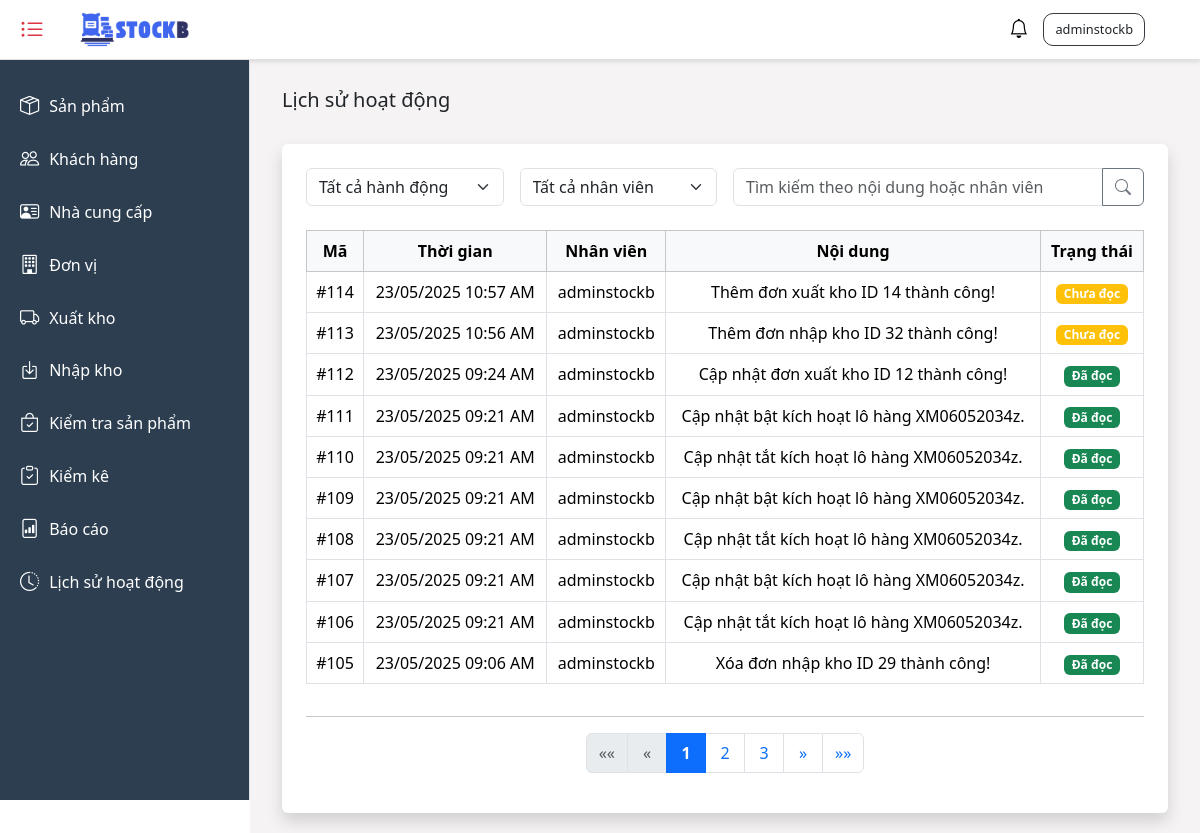
The page /activity-log/ (signed in) on the database as committed earlier.
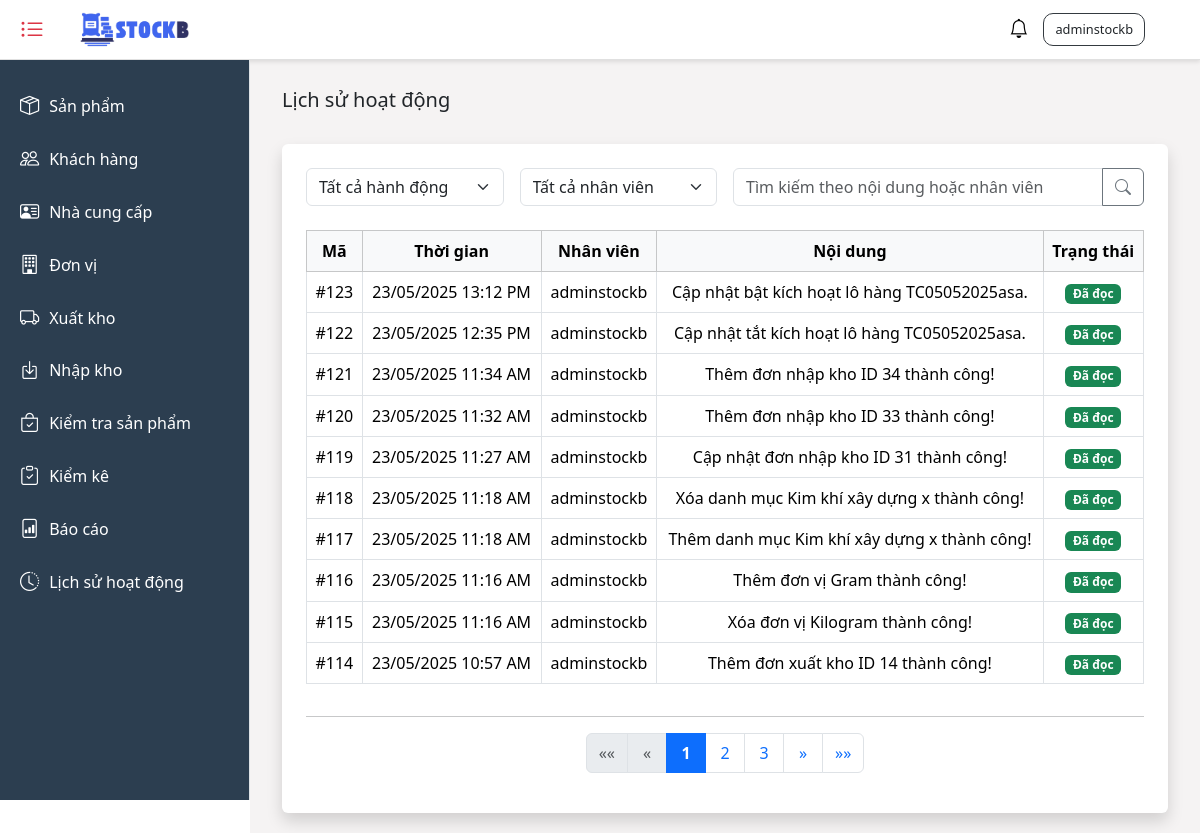
The same page on the database as committed later.
### stockb/models.py (models this page shows, shortened)
class Notification(models.Model):
    message = models.TextField()
    employee = models.ForeignKey(User, on_delete=models.SET_NULL, null="true")
    created_at = models.DateTimeField(default=timezone.now)
    is_read = models.BooleanField(default=False)
    class Meta:
        ordering = ['-created_at']

### stockb/views/notification_views.py (the view, shortened to what this page needs)
# urls.py: path('activity-log/', notification_views.activity_log_list, name='activity_log_list'),
@login_required
def activity_log_list(request):
    action_filter = request.GET.get('action_filter', 'all')
    employee_filter = request.GET.get('employee_filter', 'all')
    search_text = request.GET.get('search', '')
    logs = Notification.objects.all()
    if employee_filter != 'all':
        logs = logs.filter(employee_id=employee_filter)
    if search_text:
        logs = logs.filter(
            Q(message__icontains=search_text) |
            Q(employee__username__icontains=search_text)
        )
    employees = User.objects.filter(is_active=True).order_by('username')
    paginator = Paginator(logs, 10)
    page_number = request.GET.get('page')
    page_obj = paginator.get_page(page_number)
    context = {
        'title': 'Lịch sử hoạt động',
        'logs': page_obj,
        'action_filter': action_filter,
        'employee_filter': employee_filter,
        'search_text': search_text,
        'employees': employees,
    }
    return render(request, 'activity_log/activity_log.html', context)

### stockb/context_processors.py (called while the page is built)
def notifications(request):
    return {
        'notifications': Notification.objects.all()[:50]
    }

### stockb/templates/activity_log/activity_log.html (shortened to what this page needs)
{% extends 'base.html' %}
{% load humanize %}
{% block content %}
    <div class="d-flex justify-content-between align-items-center mb-4">
        <h5>Lịch sử hoạt động</h5>
    </div>
    <div class="container bg-white p-4 rounded shadow">
        <form method="GET" class="mb-4">
            <div class="row g-3">
                <div class="col-md-3">
                    <select name="action_filter" class="form-select" onchange="this.form.submit()">
                        <option value="all" {% if action_filter == 'all' %} selected {% endif %}>Tất cả hành động</option>
                    </select>
                </div>
                <div class="col-md-3">
                    <select name="employee_filter" class="form-select" onchange="this.form.submit()">
                        <option value="all" {% if employee_filter == "all" %}selected{% endif %}>Tất cả nhân viên</option>
                    </select>
                </div>
                <div class="col-md-6">
                    <div class="input-group">
                        <input type="text" name="search" class="form-control" placeholder="Tìm kiếm theo nội dung hoặc nhân viên" value="{{ search_text }}">
                        <button type="submit" class="btn btn-outline-secondary"><i class="bi bi-search"></i></button>
                    </div>
                </div>
            </div>
        </form>
        <div class="table-responsive">
            <table class="table table-bordered align-middle text-center">
                <thead class="table-light">
                    <tr>
                        <th scope="col">Mã</th>
                        <th scope="col">Thời gian</th>
                        <th scope="col">Nhân viên</th>
                        <th scope="col">Nội dung</th>
                        <th scope="col">Trạng thái</th>
                    </tr>
                </thead>
                <tbody>
                    {% for log in logs %}
                    <tr>
                        <td>#{{ log.id }}</td>
                        <td>{{ log.created_at|date:"d/m/Y H:i A" }}</td>
                        <td>{{ log.employee.username|default:"Hệ thống" }}</td>
                        <td>{{ log.message }}</td>
                        <td>
                            {% if log.is_read %}
                                <span class="badge bg-success">Đã đọc</span>
                            {% else %}
                                <span class="badge bg-warning">Chưa đọc</span>
                            {% endif %}
                        </td>
                    </tr>
                    {% empty %}
                    <tr>
                        <td colspan="5">Không có thông báo nào.</td>
                    </tr>
                    {% endfor %}
                </tbody>
            </table>
        </div>
      {% include 'Pagination/pagination.html' with page_obj=logs %}
    </div>
{% endblock %}

Rows that differ between the two databases and show on the page:
no longer on this page (row edited): Notification: id "113", created_at "23/05/2025 10:56 AM", employee.username "adminstockb", message "Thêm đơn nhập kho ID 32 thành công!", is_read "Chưa đọc"
no longer on this page (row unchanged): Notification: id "112", created_at "23/05/2025 09:24 AM", employee.username "adminstockb", message "Cập nhật đơn xuất kho ID 12 thành công!", is_read "Đã đọc"
no longer on this page (row unchanged): Notification: id "111", created_at "23/05/2025 09:21 AM", employee.username "adminstockb", message "Cập nhật bật kích hoạt lô hàng XM06052034z.", is_read "Đã đọc"
no longer on this page (row unchanged): Notification: id "110", created_at "23/05/2025 09:21 AM", employee.username "adminstockb", message "Cập nhật tắt kích hoạt lô hàng XM06052034z.", is_read "Đã đọc"
no longer on this page (row unchanged): Notification: id "109", created_at "23/05/2025 09:21 AM", employee.username "adminstockb", message "Cập nhật bật kích hoạt lô hàng XM06052034z.", is_read "Đã đọc"
no longer on this page (row unchanged): Notification: id "108", created_at "23/05/2025 09:21 AM", employee.username "adminstockb", message "Cập nhật tắt kích hoạt lô hàng XM06052034z.", is_read "Đã đọc"
no longer on this page (row unchanged): Notification: id "107", created_at "23/05/2025 09:21 AM", employee.username "adminstockb", message "Cập nhật bật kích hoạt lô hàng XM06052034z.", is_read "Đã đọc"
no longer on this page (row unchanged): Notification: id "106", created_at "23/05/2025 09:21 AM", employee.username "adminstockb", message "Cập nhật tắt kích hoạt lô hàng XM06052034z.", is_read "Đã đọc"
no longer on this page (row unchanged): Notification: id "105", created_at "23/05/2025 09:06 AM", employee.username "adminstockb", message "Xóa đơn nhập kho ID 29 thành công!", is_read "Đã đọc"
added Notification: id "123", created_at "23/05/2025 13:12 PM", employee.username "adminstockb", message "Cập nhật bật kích hoạt lô hàng TC05052025asa.", is_read "Đã đọc"
added Notification: id "122", created_at "23/05/2025 12:35 PM", employee.username "adminstockb", message "Cập nhật tắt kích hoạt lô hàng TC05052025asa.", is_read "Đã đọc"
added Notification: id "121", created_at "23/05/2025 11:34 AM", employee.username "adminstockb", message "Thêm đơn nhập kho ID 34 thành công!", is_read "Đã đọc"
added Notification: id "120", created_at "23/05/2025 11:32 AM", employee.username "adminstockb", message "Thêm đơn nhập kho ID 33 thành công!", is_read "Đã đọc"
added Notification: id "119", created_at "23/05/2025 11:27 AM", employee.username "adminstockb", message "Cập nhật đơn nhập kho ID 31 thành công!", is_read "Đã đọc"
added Notification: id "118", created_at "23/05/2025 11:18 AM", employee.username "adminstockb", message "Xóa danh mục Kim khí xây dựng x thành công!", is_read "Đã đọc"
added Notification: id "117", created_at "23/05/2025 11:18 AM", employee.username "adminstockb", message "Thêm danh mục Kim khí xây dựng x thành công!", is_read "Đã đọc"
added Notification: id "116", created_at "23/05/2025 11:16 AM", employee.username "adminstockb", message "Thêm đơn vị Gram thành công!", is_read "Đã đọc"
added Notification: id "115", created_at "23/05/2025 11:16 AM", employee.username "adminstockb", message "Xóa đơn vị Kilogram thành công!", is_read "Đã đọc"
changed Notification "23/05/2025 10:57 AM": is_read "Chưa đọc" → "Đã đọc"
